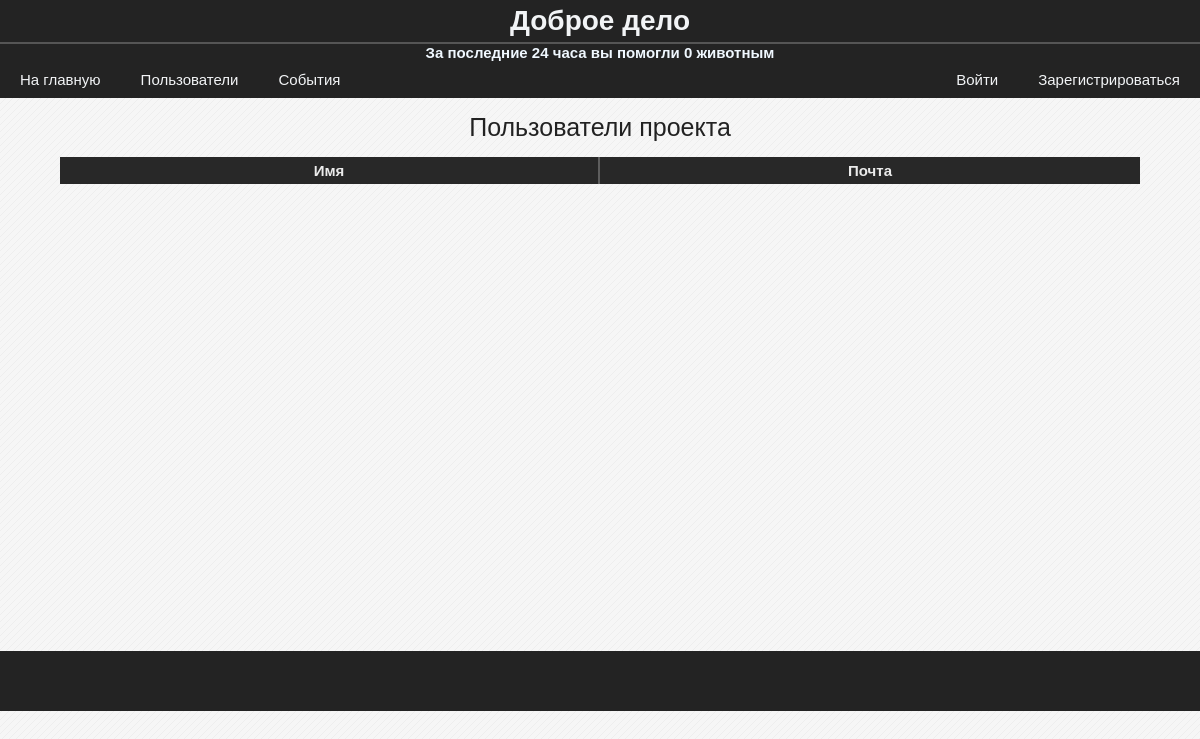
The app's page /users/, older data.
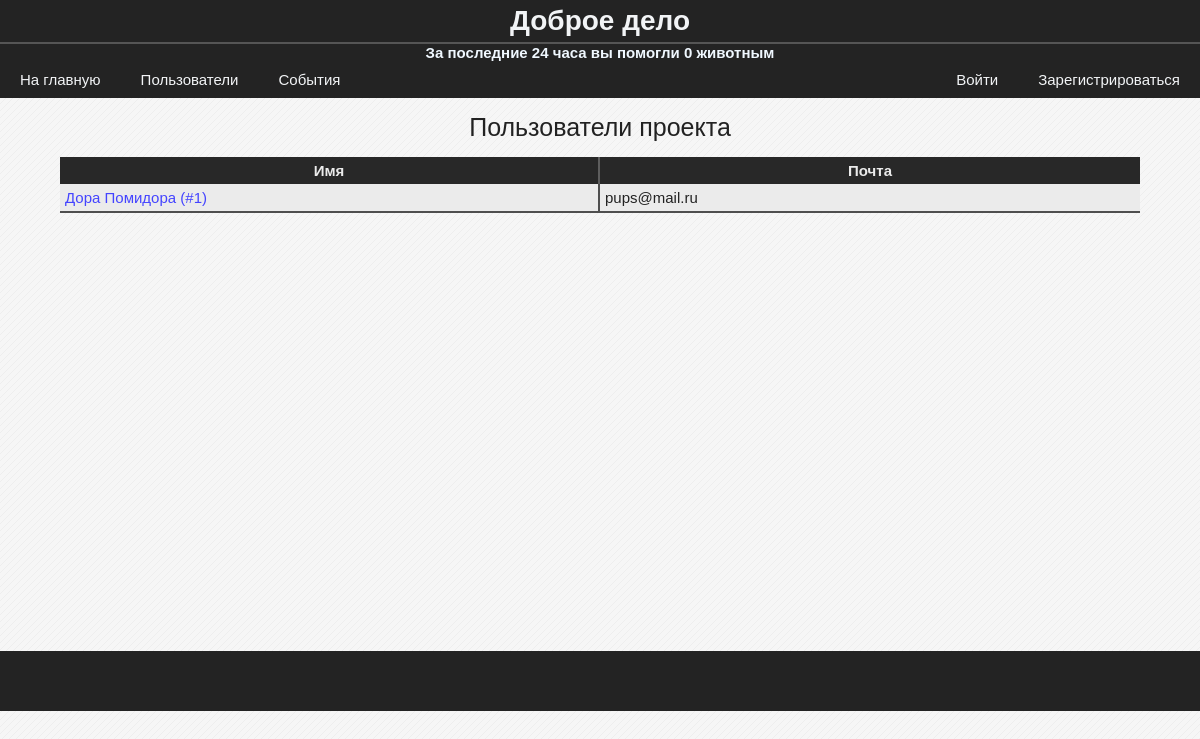
The same page, newer data.
### data/model_users.py (models this page shows, shortened)
class User(SqlAlchemyBase, UserMixin, SerializerMixin):
    __tablename__ = 'users'
    id = sqlalchemy.Column(sqlalchemy.Integer,
                           primary_key=True, autoincrement=True)
    name = sqlalchemy.Column(sqlalchemy.String)
    email = sqlalchemy.Column(sqlalchemy.String)
    type = sqlalchemy.Column(sqlalchemy.Integer)
    last_time_in = sqlalchemy.Column(sqlalchemy.String,
                                     default=time.ctime)
    hashed_password = sqlalchemy.Column(sqlalchemy.String)
    events = sqlalchemy.orm.relation("Event", backref="user")
    photo = sqlalchemy.orm.relation("File", uselist=False)

### blueprints/users.py (the view)
@blueprint.route('/users/', methods=['GET', 'POST'])
def users():
    session = db_session.create_session()
    users = session.query(User).all()
    return render_template('users.html', users=users)

### data/db_session.py (called while the page is built)
def create_session() -> Session:
    global __factory
    return __factory()

### templates/users.html
{% extends "base.html" %}
{% block content %}
    <table class="average-table">
        <caption>Пользователи проекта</caption>
        <thead>
            <th>Имя</th>
            <th>Почта</th>
        </thead>
        <tbody>
            {% for user in users %}
                <tr>
                    <td><a href="/user/{{ user.id }}">{{ user.name }} (#{{ user.id }})</a></td>
                    <td>{{ user.email }}</td>
                </tr>
            {% endfor %}
        </tbody>
    </table>
{% endblock %}

### templates/base.html (shortened to what this page needs)
<!DOCTYPE html>
<html lang="en">
<head>
    <link rel="stylesheet" href="/static/css/stylesheet.css">
</head>
<body>
    <header class="page-header">
        <h1>Доброе дело</h1>
        <h4 style="color:aliceblue; text-align: center">За последние 24 часа вы помогли {{ session.get('events_count', 0) }} животным</h4>
        <div class="flexbox flex_r_nowr flex_jcspacebetween_aicenter">
            <div class="flexbox">
                <a href="/">На главную</a>
                <a href="/users">Пользователи</a>
                <a href="/events">События</a>
            </div>
            <div class="flexbox">
                {% if current_user.is_authenticated %}
                    <a href="/user/{{ current_user.id }}">Личный кабинет</a>
                {% else %}
                    <a href="/login">Войти</a>
                    <a href="/registration">Зарегистрироваться</a>
                {% endif %}
            </div>
        </div>
    </header>
    <main>
        <div>
            {% block content %}{% endblock %}
        </div>
    </main>
    <footer class="page-footer"></footer>
</body>
</html>

### static/css/stylesheet.css (style rules this page uses)
body { background-color: #f6f6f6; font-family: "Calibri", sans-serif; font-size: 15px; }
* { margin: 0; padding: 0; }
main { color: #222222; min-height: 553px; }
a { text-decoration: none; }
.page-header { background-color: #232323; }
.page-header a { color: #f2f4f6; padding: 10px 20px; text-decoration: none; }
.page-header h1 { padding: 5px 0; border-bottom: 2px solid #555; color: #f2f4f6; font-size: 28px; text-align: center; }
.page-footer { background-color: #232323; color: #f2f4f6; height: 40px; padding: 10px; text-align: center; }
.flexbox { display: flex; }
.flex_r_nowr { flex-flow: row nowrap; }
.flex_jcspacebetween_aicenter { justify-content: space-between; align-items: flex-end; }
.average-table { border-spacing: 0; margin: auto; table-layout: fixed; width: 90%; }
.average-table a { color: #44f; }
.average-table caption { font-size: 25px; padding: 15px 0px; }
.average-table th { color:rgba(235, 235, 235); background-color: rgba(40, 40, 40, 1); border-right: 2px solid rgba(100, 100, 100, 0.9); padding: 5px 0px; margin-bottom: 5px; }
.average-table th:last-child { border-right: none; }
.average-table td { background-color: rgba(235, 235, 235); border-bottom: 2px solid rgba(40, 40, 40, 0.8); border-right: 2px solid rgba(40, 40, 40, 0.8); padding: 5px 5px; }
.average-table td:last-child { border-right: none; }

Row changes from the older to the newer data that the page shows:
added User: name "Дора Помидора", id "1", email "pups@mail.ru"
